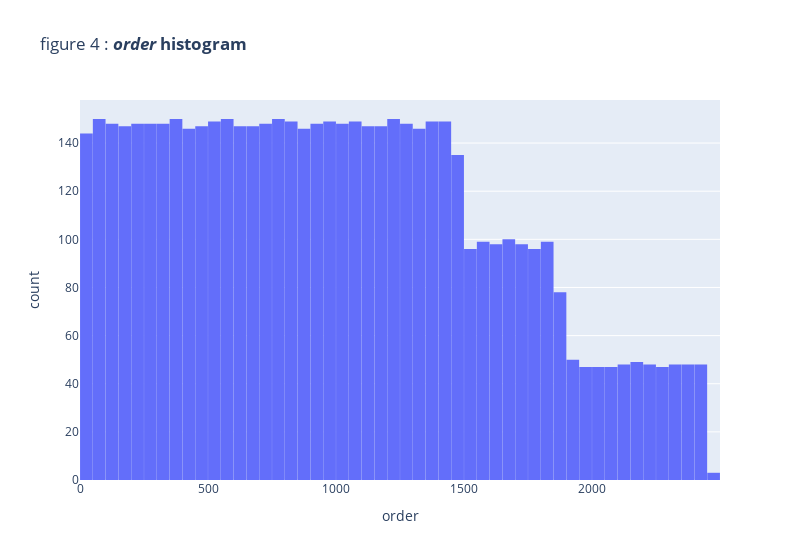

Here is the notebook cell this chart was saved with:
### Markdown cell above
In developing our model for determining product positioning criteria on [Amazon](https://amazon.fr) : we develop an initial naive model whose performance will serve as a basis for further analysis. We use an OLS approach applied to the following variables.

The explicative variables are the first ones that come to mind when buying a product. Its price, its rating, the number of times it has been rated (gives credibility to the rating) and the amount of information given by the manufacturer (also a guarantee of good manufacturing).

**Dependant variable :**
|Name |Type |Description|
|--|--|--|
|lorder|int|logarithm of the position of the article on the search page of the generic product|

_Small visualization of the data of the `order` function :_

### Code cell
figure_4 = px.histogram(
    df,
    x="order",
    nbins=100,
    title="figure 4 : <b><i>order</i> histogram</b>",
    width=800,
    labels={},
)

figure_4.update_layout(
    bargap=0.01,
)

### Figure 1 — Plotly figure (JSON) as saved in the notebook; plotly's stock layout.template omitted (floating-point values rounded to 4 significant figures; data arrays with more than 128 entries replaced by an {"elided": "..."} marker saying what was removed)
{"data": [{"alignmentgroup": "True", "bingroup": "x", "hovertemplate": "order=%{x}<br>count=%{y}<extra></extra>", "legendgroup": "", "marker": {"color": "#636efa", "pattern": {"shape": ""}}, "name": "", "nbinsx": 100, "offsetgroup": "", "orientation": "v", "showlegend": false, "type": "histogram", "x": {"elided": "5721 int values"}, "xaxis": "x", "yaxis": "y"}], "layout": {"bargap": 0.01, "barmode": "relative", "legend": {"tracegroupgap": 0}, "title": {"text": "figure 4 : <b><i>order</i> histogram</b>"}, "width": 800, "xaxis": {"anchor": "y", "domain": [0, 1], "title": {"text": "order"}}, "yaxis": {"anchor": "x", "domain": [0, 1], "title": {"text": "count"}}}}
